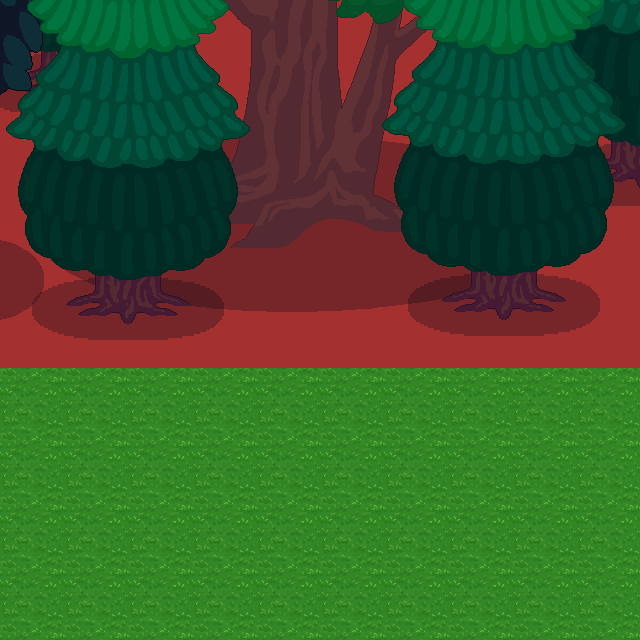

This game map was drawn from its Tiled (.tmx) file and the tilesets committed beside it. A one-line description and the trimmed map source follow:
An orthogonal 40x40 tile map with 16x16 px tiles, 3 tile layers (ground, wall, tree), 3 tilesets.

<map version="1.10" tiledversion="1.10.2" orientation="orthogonal" renderorder="right-down" width="40" height="40" tilewidth="16" tileheight="16" infinite="0" nextlayerid="4" nextobjectid="1">
 <tileset firstgid="1" source="grasslv2.tsx" />
 <tileset firstgid="17" source="lv2_trees.tsx" />
 <tileset firstgid="53" source="wall.tsx" />
 <layer id="1" name="ground" width="40" height="40">
  <properties>
   <property name="unity:SortingLayer" value="Ground" />
   <property name="unity:layer" value="Ground" />
  </properties>
  <data>[1600 cells, 1600 non-empty, 16 distinct tile ids]</data>
 </layer>
 <layer id="2" name="wall" width="40" height="40">
  <properties>
   <property name="unity:ignore" value="Visual" />
   <property name="unity:layer" value="Obstacles" />
  </properties>
  <data>[1600 cells, 920 non-empty, 1 distinct tile ids]</data>
 </layer>
 <layer id="3" name="tree" width="40" height="40">
  <properties>
   <property name="unity:SortingLayer" value="Foreground" />
   <property name="unity:layer" value="Obstacles" />
  </properties>
  <data>[1600 cells, 1 non-empty, 1 distinct tile ids]</data>
 </layer>
</map>
